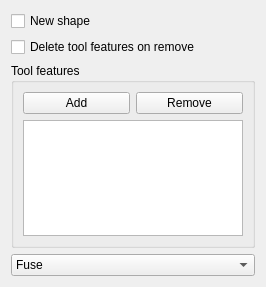
<?xml version="1.0" encoding="UTF-8"?>
<ui version="4.0">
 <class>PartDesignGui::TaskBooleanParameters</class>
 <widget class="QWidget" name="PartDesignGui::TaskBooleanParameters">
  <property name="geometry">
   <rect>
    <x>0</x>
    <y>0</y>
    <width>266</width>
    <height>287</height>
   </rect>
  </property>
  <property name="windowTitle">
   <string>Form</string>
  </property>
  <layout class="QVBoxLayout" name="verticalLayout">
   <item>
    <widget class="QCheckBox" name="checkBoxNewSolid">
     <property name="toolTip">
      <string>Make new shape using the tool features without base feature.</string>
     </property>
     <property name="text">
      <string>New shape</string>
     </property>
    </widget>
   </item>
   <item>
    <widget class="QCheckBox" name="checkboxDeleteOnRemove">
     <property name="text">
      <string>Delete tool features on remove</string>
     </property>
    </widget>
   </item>
   <item>
    <widget class="QGroupBox" name="groupBox">
     <property name="sizePolicy">
      <sizepolicy hsizetype="Preferred" vsizetype="MinimumExpanding">
       <horstretch>0</horstretch>
       <verstretch>0</verstretch>
      </sizepolicy>
     </property>
     <property name="minimumSize">
      <size>
       <width>0</width>
       <height>180</height>
      </size>
     </property>
     <property name="title">
      <string>Tool features</string>
     </property>
     <layout class="QVBoxLayout" name="verticalLayout_2">
      <item>
       <layout class="QHBoxLayout" name="horizontalLayout">
        <item>
         <widget class="QPushButton" name="buttonAdd">
          <property name="text">
           <string>Add</string>
          </property>
         </widget>
        </item>
        <item>
         <widget class="QPushButton" name="buttonRemove">
          <property name="text">
           <string>Remove</string>
          </property>
         </widget>
        </item>
       </layout>
      </item>
      <item>
       <widget class="QListWidget" name="listWidgetBodies">
        <property name="minimumSize">
         <size>
          <width>0</width>
          <height>0</height>
         </size>
        </property>
       </widget>
      </item>
     </layout>
    </widget>
   </item>
   <item>
    <widget class="QComboBox" name="comboType">
     <item>
      <property name="text">
       <string>Fuse</string>
      </property>
     </item>
     <item>
      <property name="text">
       <string>Cut</string>
      </property>
     </item>
     <item>
      <property name="text">
       <string>Common</string>
      </property>
     </item>
     <item>
      <property name="text">
       <string>Compound</string>
      </property>
     </item>
     <item>
      <property name="text">
       <string>Section</string>
      </property>
     </item>
    </widget>
   </item>
  </layout>
 </widget>
 <tabstops>
  <tabstop>buttonBodyAdd</tabstop>
  <tabstop>buttonBodyRemove</tabstop>
  <tabstop>listWidgetBodies</tabstop>
  <tabstop>comboType</tabstop>
 </tabstops>
 <resources/>
 <connections/>
</ui>
